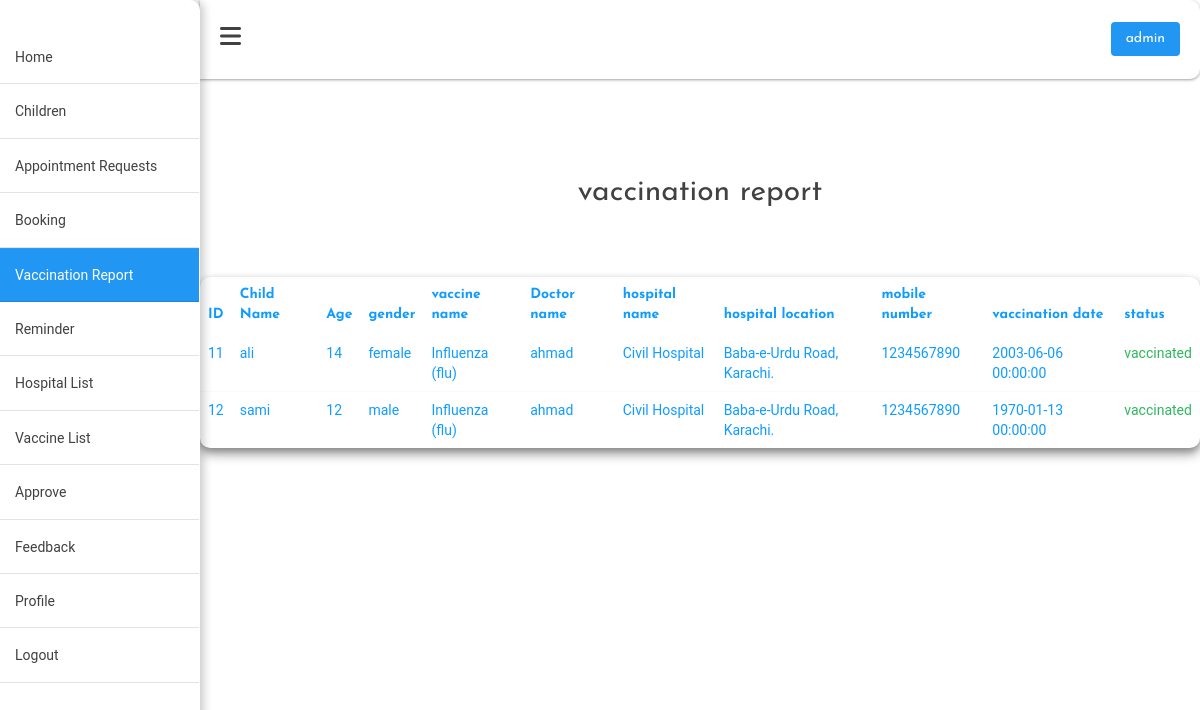
Page /admin_vaccination_report.php (signed in) on the committed database.
### tables this page shows
CREATE TABLE `vaccination_reports` (
  `id` int(11) NOT NULL,
  `booking_id` int(11) NOT NULL,
  `vaccination_date` datetime DEFAULT NULL,
  `status` enum('vaccinated','not vaccinated') DEFAULT 'not vaccinated',
  `created_at` timestamp NOT NULL DEFAULT current_timestamp(),
  `updated_at` timestamp NOT NULL DEFAULT current_timestamp() ON UPDATE current_timestamp()
);

CREATE TABLE `children` (
  `id` int(11) NOT NULL,
  `parent_id` int(11) NOT NULL,
  `child_name` varchar(255) NOT NULL,
  `age` int(11) NOT NULL,
  `date_of_birth` datetime NOT NULL DEFAULT current_timestamp() ON UPDATE current_timestamp(),
  `gender` enum('male','female','other') NOT NULL,
  `weight_kg` int(11) NOT NULL,
  `height_cm` int(11) NOT NULL,
  `blood_group` varchar(50) NOT NULL,
  `created_at` timestamp NOT NULL DEFAULT current_timestamp(),
  `updated_at` timestamp NOT NULL DEFAULT current_timestamp() ON UPDATE current_timestamp()
);

CREATE TABLE `vaccines` (
  `id` int(11) NOT NULL,
  `availability` varchar(50) NOT NULL,
  `upcoming_date` date DEFAULT NULL,
  `vaccines_name` varchar(255) NOT NULL,
  `descreption` varchar(1000) NOT NULL,
  `created_at` timestamp NOT NULL DEFAULT current_timestamp(),
  `updated_at` timestamp NOT NULL DEFAULT current_timestamp() ON UPDATE current_timestamp()
);

CREATE TABLE `requests` (
  `id` int(11) NOT NULL,
  `parent_id` int(11) NOT NULL,
  `hospital_id` int(11) NOT NULL,
  `child_id` int(11) NOT NULL,
  `vaccine_id` int(11) NOT NULL,
  `doctor_name` varchar(50) NOT NULL,
  `appointment_date` datetime NOT NULL,
  `status` enum('pending','approved','rejected','canceled') DEFAULT 'pending',
  `created_at` timestamp NOT NULL DEFAULT current_timestamp(),
  `updated_at` timestamp NOT NULL DEFAULT current_timestamp() ON UPDATE current_timestamp()
);

CREATE TABLE `add_hospital` (
  `id` int(11) NOT NULL,
  `name` varchar(250) NOT NULL,
  `hospital_location` varchar(250) NOT NULL
);

CREATE TABLE `parents` (
  `id` int(11) NOT NULL,
  `parent_name` varchar(50) NOT NULL,
  `email` varchar(250) NOT NULL,
  `password` varchar(50) NOT NULL,
  `mobile_number` varchar(50) NOT NULL,
  `gender` varchar(50) NOT NULL
);

### admin_vaccination_report.php (the view, shortened to what this page needs)
<?php
require_once('config.php');
$sql = "SELECT *  FROM admin";
$result = mysqli_query($connect, $sql);
$row = mysqli_fetch_assoc($result);
$admin_name = $row["name"];
?>
<!DOCTYPE html>
<html lang="en">
<head>
    <link rel="stylesheet" href="assets/css/admin.cs">
    <link rel="stylesheet" href="https://cdnjs.cloudflare.com/ajax/libs/font-awesome/6.0.0-beta2/css/all.min.css"
 />
    <link rel="stylesheet" href="https://cdnjs.cloudflare.com/ajax/libs/twitter-bootstrap/3.4.1/css/bootstrap.min.css">
    <link rel="stylesheet" href="assets/css/main.css">
    <link rel="stylesheet" href="assets/css/colors.css">
    <link rel="stylesheet" href="assets/css/fresh-bootstrap-table.css">
    <link rel="stylesheet" href="assets/css/admin.css">
</head>
<body>
    <div class="admin_main">
    <div class="sidebar">
            <ul>
                <li><a href="admin_home.php" class="logo">Home</a></li>
                <li><a href="admin_child.php" class="nav_links">children</a></li>
                <li><a href="admin_appointment_requests.php" class="nav_links"> appointment requests</a></li>
                <li><a href="admin_booking.php" class="nav_links"> booking</a></li>
                <li class="active"><a  class="active"href="admin_vaccination_report.php" class="nav_links">vaccination report</a></li>
                <li><a href="admin_reminder.php" class="nav_links">Reminder</a></li>
                <li><a href="admin_hospital_list.php" class="nav_links"> hospital list</a></li>
                <li><a href="admin_vaccine_list.php" class="nav_links">vaccine list</a></li>
                <li><a href="admin_approve_hospital.php" class="nav_links"> approve</a></li>
                <li><a href="admin_feedback.php" class="nav_links">feedback</a></li>
                <li><a href="admin_profile.php" class="nav_links">profile</a></li>
                <li><a href="admin_logout.php" class="nav_links">logout</a></li>
            </ul>
        </div>
        <div class="main_content">
            <div class="header_admin">
                <span class="toggle-btn"><i class="fas fa-bars"></i></span>
                <span class="login"><?php echo $admin_name;   ?></span>
            </div>
            <div class="container">
                <div class="tablename">vaccination report</div>
                <div class="wrapper">
                    <div class="fresh-table full-color-orange ">
                    <div class="fresh-table full-color-orange ">
                <table id="fresh-table" class="table">
                    <thead>
                         <th data-field="id">ID</th>
                        <th data-field="child_name" data-sortable="true">Child Name</th>
                        <th data-field="age" data-sortable="true">Age</th>
                        <th data-field="gender" data-sortable="true">gender</th>
                        <th data-field="vaccine" data-sortable="true">vaccine name</th>
                        <th data-field="doctor_name" data-sortable="true">Doctor name</th>
                        <th data-field="hospital_name" data-sortable="true">hospital name</th>
                        <th data-field="hospital_location" data-sortable="true">hospital location</th>
                        <th data-field="mobile_number" data-sortable="true">mobile number</th>
                        <th data-field="vaccination_date" data-sortable="true">vaccination date</th>
                        <th data-field="status" data-sortable="true">status</th>
                    </thead>
                    <tbody>
                        <?php
                        $sql = " SELECT
                            vaccination_reports.id AS vaccination_report_id,
                            vaccination_reports.status AS vaccination_report_status,
                            appointments.status AS appointment_status,
                            vaccination_reports.vaccination_date,
                            requests.doctor_name,
                            parents.mobile_number,
                            add_hospital.name AS hospital_name,
                            add_hospital.hospital_location AS hospital_location,
                            vaccines.vaccines_name,
                            children.child_name,
                            children.age,
                            children.gender
                            FROM
                                vaccination_reports
                            JOIN appointments ON vaccination_reports.booking_id = appointments.id
                            JOIN requests ON appointments.request_id = requests.id
                            JOIN parents ON requests.parent_id = parents.id
                            JOIN hospitals ON requests.hospital_id = hospitals.id
                            JOIN add_hospital ON hospitals.add_hospital_id = add_hospital.id
                            JOIN children ON requests.child_id = children.id
                            JOIN vaccines ON requests.vaccine_id = vaccines.id
                         ;
";
                        $result = mysqli_query($connect, $sql);
                        if ($result->num_rows > 0) {
                            while ($row = $result->fetch_assoc()) {
                                $id = $row['vaccination_report_id'];
                                $child_name = $row['child_name'];
                                $age = $row['age'];
                                $gender = $row['gender'];
                                $status = $row['vaccination_report_status'];
                                $appointment_status= $row['appointment_status'];
                                $vaccine = $row['vaccines_name'];
                                $mobile_number = $row['mobile_number'];
                                $vaccination_date = $row['vaccination_date'];
                                $doctor_name = $row['doctor_name'];
                                $hospital_name = $row['hospital_name'];
                                $hospital_location =$row['hospital_location'];
                               if($appointment_status=='booked'){
                        ?>
                                <tr>
                                    <td><?php echo $id; ?></td>
                                    <td><?php echo $child_name; ?></td>
                                    <td><?php echo $age; ?></td>
                                    <td><?php echo $gender; ?></td>
                                    <td><?php echo $vaccine; ?></td>
                                    <td><?php echo $doctor_name; ?></td>
                                    <td><?php echo $hospital_name; ?></td>
                                    <td><?php echo $hospital_location; ?></td>
                                    <td><?php echo $mobile_number; ?></td>
                                    <td><?php echo $vaccination_date; ?></td>
                                    <td style="color:  #0dab44dc;"><?php echo $status; ?></td>
                                </tr>
                        <?php
                        }
                            }
                        } else {
                            echo "<tr><td colspan='9'>No records found</td></tr>";
                        }
                        ?>
                    </tbody>
                </table>
                    </div>
                </div>
            </div>
                    </div>
                </div>
            </div>
</body>
</html>

### assets/css/main.css (style rules this page uses)
body { line-height: 1.6; font-family: var(--poppins-font); background: var(--background-color); }
body::before { content: ''; position: absolute; width: 100%; clip-path: inset(47% 0 0 0); z-index: -1; height: 100%; }
.container { width: 100%; overflow: hidden; padding: 80px 0; }

### assets/css/colors.css (style rules this page uses)
:root { --text-color:#414141; --hover-text-color: #FFFFFF; --cards-color: #FFFFFF; --shadow: rgba(60, 64, 67, 0.3) 0px 1px 2px 0px, rgba(60, 64, 67, 0.15) 0px 1px 3px 1px; --btn-color: #2196F3; --hover-color: #1976D2; --btn-text-color:#FFFFFF; }

### assets/css/admin.css (style rules this page uses)
* { margin: 0; padding: 0; box-sizing: border-box; list-style: none; text-decoration: none; font-family: 'Josefin Sans', sans-serif; }
.admin_main { display: flex; position: relative; }
.admin_main .sidebar { width: 200px; height: 100%; padding: 30px 0px; position: fixed; }
.admin_main .sidebar ul li { padding: 15px; border-bottom: 1px solid rgba(12, 12, 12, 0.114); border-top: 1px solid rgba(255,255,255,0.05); }
.admin_main .sidebar ul li a { color: var(--text-color); display: block; text-transform: capitalize; }
.admin_main .sidebar ul li.active { background-color: var(--btn-color); }
.admin_main .sidebar ul li a.active { color: var(--btn-text-color); }
.admin_main .main_content { width: 100%; margin-left: 200px; }
.admin_main .main_content .header_admin { padding: 20px; background: var(--background_color); box-shadow: var(--shadow); color: var(--text-color); display: flex; justify-content: space-between; align-items: center; border-radius: 0 10px 10px 0; border-bottom: 1px solid rgba(255, 255, 255, 0.2); }
.login { background: var(--btn-color); color: var(--btn-text-color); border-radius: 4px; padding: 6px 15px 6px 15px; cursor: pointer; }
.admin_main { width: 100%; }
.sidebar { transition: transform 0.3s ease; transform: translateX(0); width: 250px; position: fixed; top: 0; left: 0; height: 100%; color: white; z-index: 1000; }
.main_content { position: relative; margin-left: auto; width: 100%; transition: margin-left 0.3s ease; }
.toggle-btn { font-size: 24px; color: var(--text-color); cursor: pointer; }
.sidebar { background: var(--background_color); }
.sidebar { background:var(--cards-color); width: 250px; height: 100vh; color: white; padding: 15px; box-shadow: 4px 0 8px rgba(0, 0, 0, 0.2); border-radius: 0 10px 10px 0; border-right: 1px solid rgba(255, 255, 255, 0.2); overflow: auto; }

### rows in the picture
vaccination_reports: id "11", children.child_name "ali", children.age "14", children.gender "female", vaccines.vaccines_name "Influenza (flu)", requests.doctor_name "ahmad", add_hospital.name "Civil Hospital", add_hospital.hospital_location "Baba-e-Urdu Road, Karachi.", parents.mobile_number "1234567890", vaccination_date "2003-06-06 00:00:00", status "vaccinated"
vaccination_reports: id "12", children.child_name "sami", children.age "12", children.gender "male", vaccines.vaccines_name "Influenza (flu)", requests.doctor_name "ahmad", add_hospital.name "Civil Hospital", add_hospital.hospital_location "Baba-e-Urdu Road, Karachi.", parents.mobile_number "1234567890", vaccination_date "1970-01-13 00:00:00", status "vaccinated"

### other values in the picture
$admin_name "admin"
